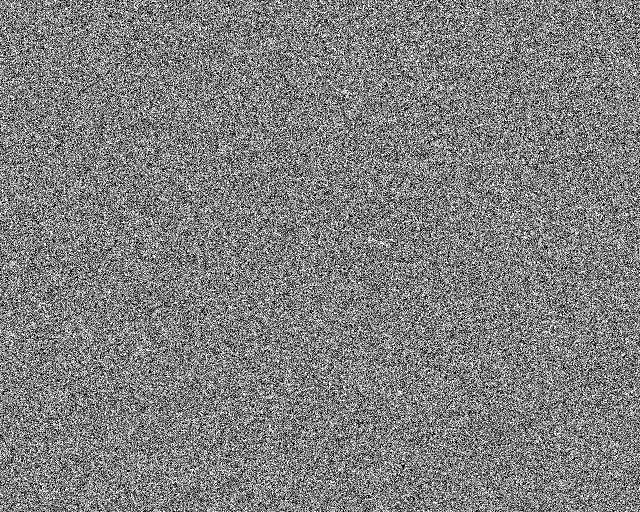
#> input picture holo_mej.bmp, 1280 x 1024 px (shown at 1/2 size)
$ python simulator.py
#> lines starting #> are read from the running program, lines starting #| are printed output that depends on the picture
### utils.py
import numpy as np
from numba import jit
import cv2

from goldney.holo_projector import *

shades = ["grad1.png", "grad2.png", "cylgrad1.png", "cylgrad2.png"]


@jit(forceobj=True)
def replay_field(hologram):
    return abs(np.fft.fftshift(np.fft.fft2(hologram, norm="ortho")))

# [5 lines left out: function split_filename, not called in this run]


def shade(image, i):
    shade = cv2.imread("shade/{}".format(shades[i - 1]), cv2.IMREAD_GRAYSCALE)
    return cv2.bitwise_and(image, shade)

### simulator.py
import numpy as np
import utils
import cv2

filename = "holo_mej.bmp"

if __name__ == "__main__":
    hologram = cv2.imread(filename, cv2.IMREAD_GRAYSCALE)
#> hologram: shape (1024, 1280); 49.9% white in thin lines or dots
    #replay = abs(np.fft.fft2(hologram, norm='ortho'))**2
    replay = utils.replay_field(hologram)
    cv2.imwrite('replay_'+ filename, replay)
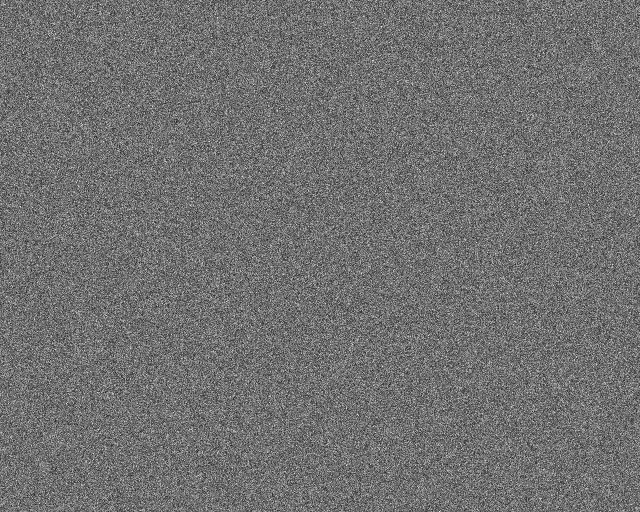
#> saved as replay_holo_mej.bmp: shape (1024, 1280) (shown at 1/2 size); min 0, max 255, mean 112.5

$ run again, with holo_halloween.bmp copied over holo_mej.bmp
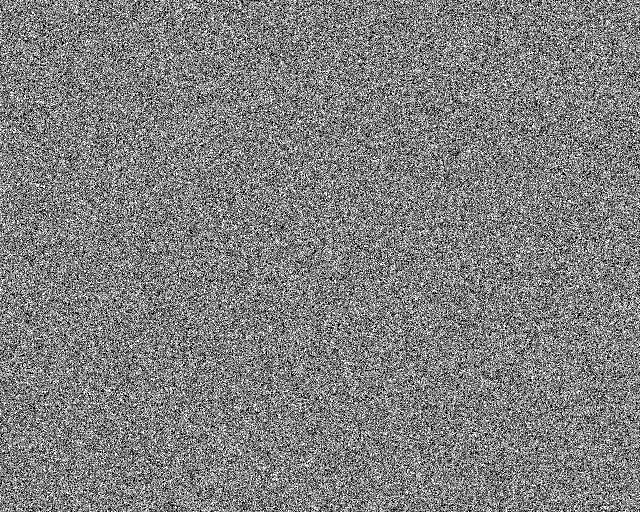
#> input picture holo_halloween.bmp, 1280 x 1024 px (shown at 1/2 size)
#> hologram: shape (1024, 1280); 50% white; black in thin lines or dots
#> `cv2.imwrite('replay_'+ filename, replay)`:
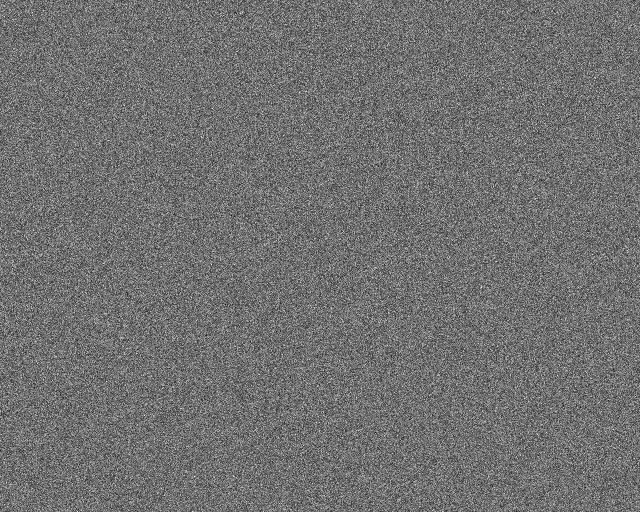
#> saved as replay_holo_mej.bmp: shape (1024, 1280) (shown at 1/2 size); min 0, max 255, mean 112.5

$ run again, with test.bmp copied over holo_mej.bmp
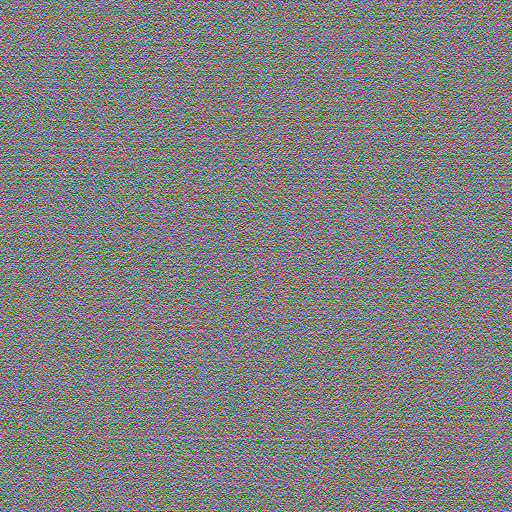
#> input picture test.bmp, 1024 x 1024 px (shown at 1/2 size)
#> `hologram = cv2.imread(filename, cv2.IMREAD_GRAYSCALE)`:
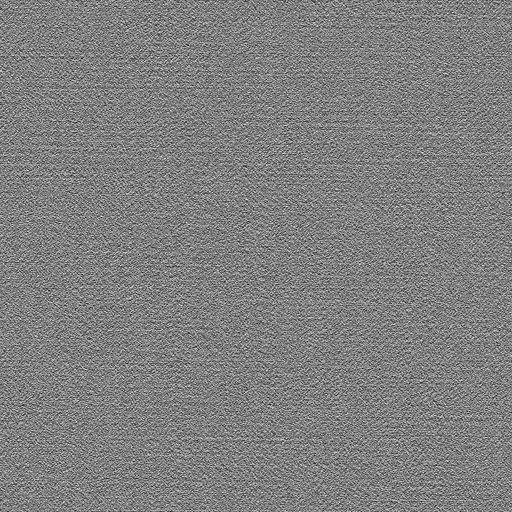
#> hologram: shape (1024, 1024) (shown at 1/2 size); min 0, max 254, mean 127.5
#> `cv2.imwrite('replay_'+ filename, replay)`:
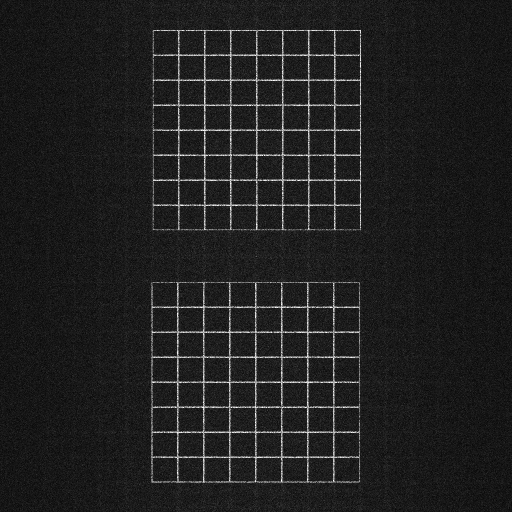
#> saved as replay_holo_mej.bmp: shape (1024, 1024) (shown at 1/2 size); min 0, max 255, mean 31.5

$ run again, with test2.bmp copied over holo_mej.bmp
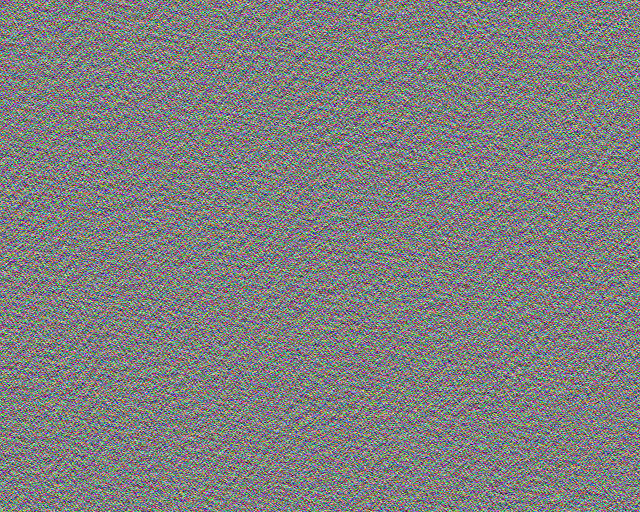
#> input picture test2.bmp, 1280 x 1024 px (shown at 1/2 size)
#> `hologram = cv2.imread(filename, cv2.IMREAD_GRAYSCALE)`:
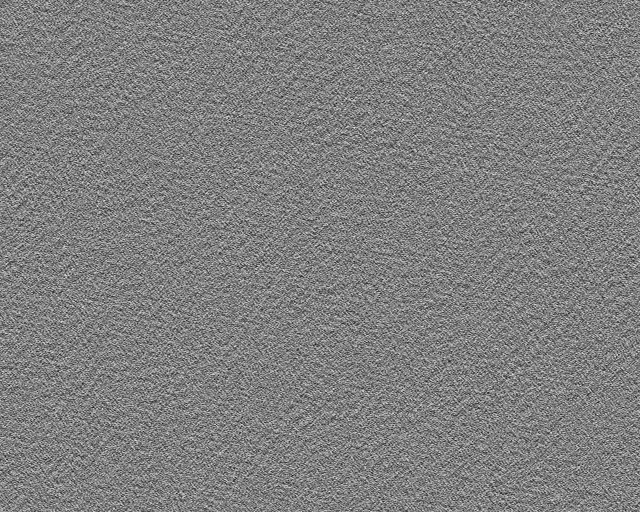
#> hologram: shape (1024, 1280) (shown at 1/2 size); min 1, max 254, mean 127.5
#> `cv2.imwrite('replay_'+ filename, replay)`:
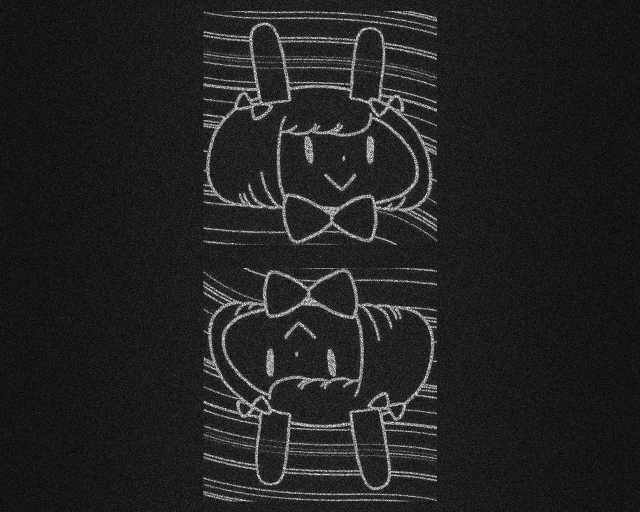
#> saved as replay_holo_mej.bmp: shape (1024, 1280) (shown at 1/2 size); min 0, max 255, mean 34.1
